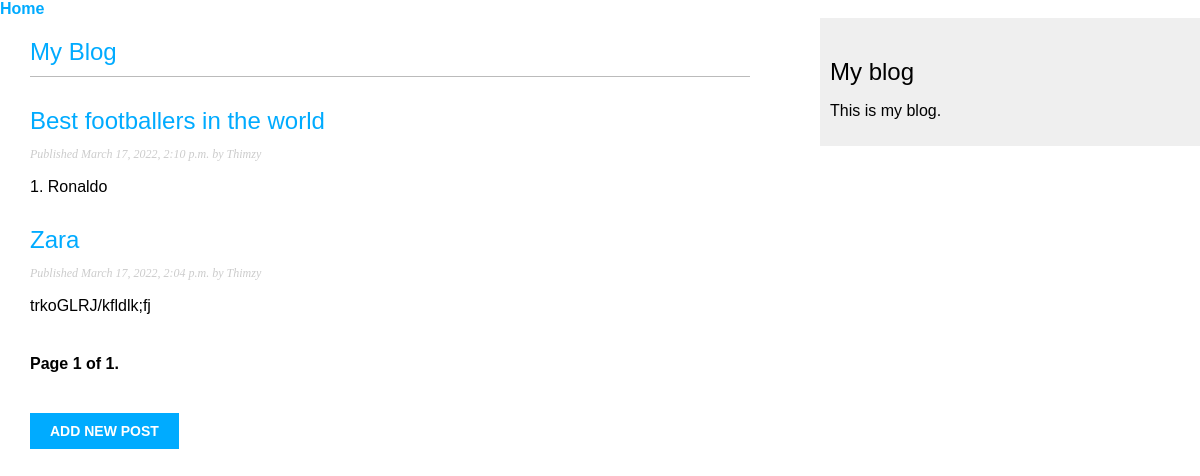
The page / on the database its author committed.
### main/models.py (models this page shows, shortened)
class Post(models.Model):
    STATUS_CHOICES = (
        ('draft', 'Draft'),
        ('published', 'Published'),
    )
    title = models.CharField(max_length=250)
    slug = models.SlugField(max_length=250, unique_for_date='publish')
    author = models.CharField(max_length=250)
    body = models.TextField()
    publish = models.DateTimeField(default=timezone.now)
    created = models.DateTimeField(auto_now_add=True)
    updated = models.DateTimeField(auto_now=True)
    status = models.CharField(max_length=10,default='published')
    objects = models.Manager() # The default manager.
    published = PublishedManager() # Our custom manager.
    class Meta:
        ordering = ('-publish',)
    def get_absolute_url(self):
        return reverse('main:post_detail',
                       args=[self.publish.year,
                            self.publish.month,
                            self.publish.day,
                            self.slug])

### main/views.py (the view)
# urls.py: path('', views.post_list, name='post_list'),
def post_list(request):
    all_post = Post.published.all()
    paginator = Paginator(all_post, 5)
    page = request.GET.get('page')
    try:
        posts = paginator.page(page)
    except PageNotAnInteger:
        posts = paginator.page(1)
    except EmptyPage:
        posts = paginator.page(paginator.num_pages)
    data = {
        "posts":posts
    }
    return render(request, "post/list.html", data)

### main/managers.py (called while the page is built)
    def get_queryset(self):
        return super(PublishedManager,
        self).get_queryset().filter(status='published')

### main/templates/post/list.html (shortened to what this page needs)
{% extends 'blog/base.html' %}
{% block content %}
    <h1>My Blog</h1>
    {% for post in posts %}
        <h2>
            <a href="{{ post.get_absolute_url }}">
            {{ post.title }}
            </a>
        </h2>
        <p class="date">
            Published {{ post.publish }} by {{ post.author }}
        </p>
        {{ post.body|truncatewords:30|linebreaks }}
    {% endfor %}
    {% include "pagination.html" with page=posts %}
    <p>
        <a href="{% url "main:post_add" %}">
            <input type="submit" value="Add new post">
        </a>
    </p>
{% endblock %}

### main/templates/blog/base.html (shortened to what this page needs)
{% load static %}
<!DOCTYPE html>
<html>
    <head>
        <link href="{% static "css/style.css" %}" rel="stylesheet">
    </head>
    <body>
        <nav class="navbar">
            <div class="navbar-brand">
                <a href="/" class="navbar-item"><strong>Home</strong
            </div>
        </nav>
        <section class="section">
            <div class="container">
        <div id="content">
            {% block content %}
            {% endblock content %}
        </div>
        <div id="sidebar">
            <h2>My blog</h2>
            <p>This is my blog.</p>
        </div>
    </body>
</html>

### main/templates/pagination.html (shortened to what this page needs)
<div class="pagination">
    <span class="step-links">
    <span class="current">
    Page {{ page.number }} of {{ page.paginator.num_pages }}.
    </span>
    </span>
</div>

### main/static/css/style.css (style rules this page uses)
body { margin:0; padding:0; font-family:helvetica, sans-serif; }
a { color:#00abff; text-decoration:none; }
h1 { font-weight:normal; border-bottom:1px solid #bbb; padding:0 0 10px 0; }
h2 { font-weight:normal; margin:30px 0 0; }
#content { float:left; width:60%; padding:0 0 0 30px; }
#sidebar { float:right; width:30%; padding:10px; background:#efefef; height:100%; }
p.date { color:#ccc; font-family: georgia, serif; font-size: 12px; font-style: italic; }
.pagination { margin:40px 0; font-weight:bold; }
input, textarea { clear:both; float:left; margin:0 0 10px; background:#ededed; border:0; padding:6px 10px; font-size:12px; }
input[type=submit] { font-weight:bold; background:#00abff; color:#fff; padding:10px 20px; font-size:14px; text-transform:uppercase; }

### rows shown on the page
Post: title "Best footballers in the world", publish "March 17, 2022, 2:10 p.m.", author "Thimzy", body "1. Ronaldo"
Post: title "Zara", publish "March 17, 2022, 2:04 p.m.", author "Thimzy", body "trkoGLRJ/kfldlk;fj"

### other values the page prints
{{ page.number }} "1"
{{ page.paginator.num_pages }} "1"
